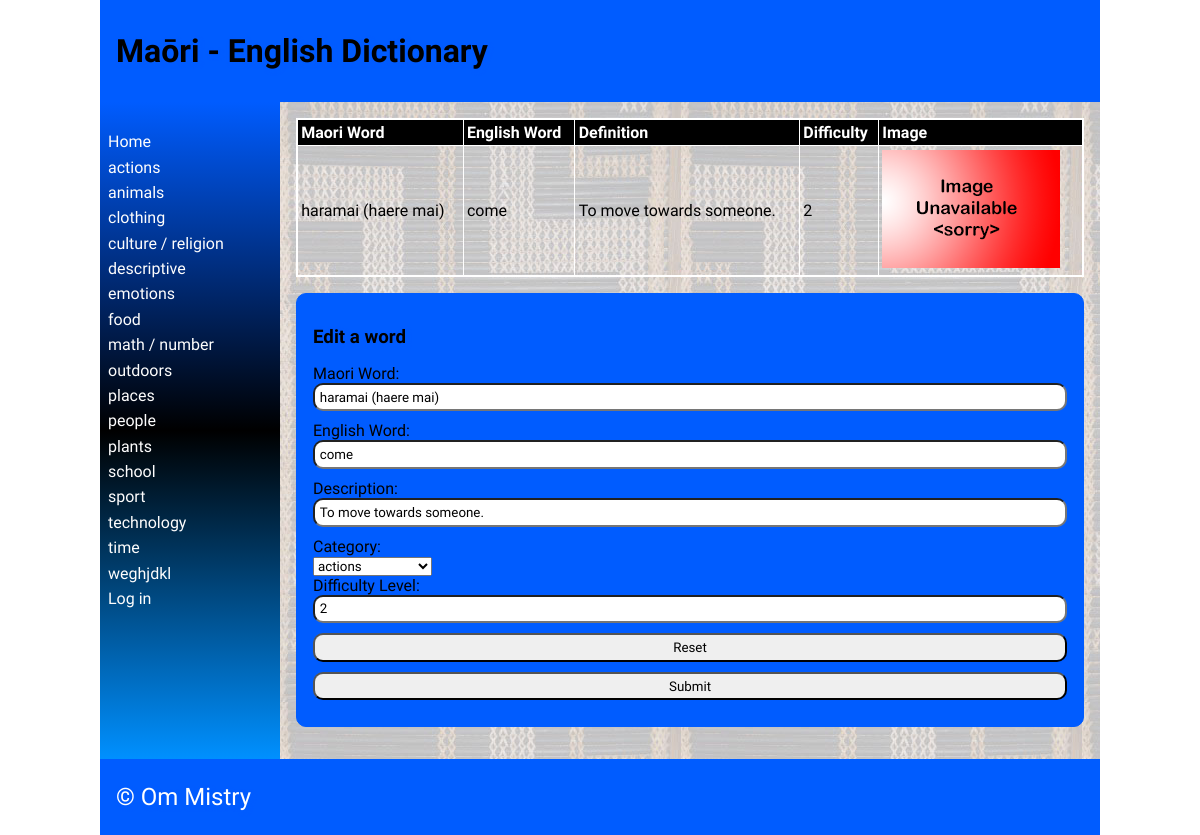
/detail/1, run on the app's committed database.
### tables this page shows
CREATE TABLE "category"
(
	id INTEGER
		constraint category_pk
			primary key autoincrement,
	category_name varchar(69) not null
);

CREATE TABLE "words"
(
	maori varchar(69),
	english varchar(69),
	category integer,
	definition varchar(100),
	levels integer,
	images varchar(69),
	id integer
		constraint words_pk
			primary key autoincrement
);

### app.py (the view, shortened to what this page needs)
@app.route('/detail/<word_id>', methods=["POST", "GET"])
def render_detailpage(word_id):
    print(request.method)
    con = create_connection(DB_NAME)
    query = "SELECT id, maori, english, definition, levels, images FROM words WHERE id=?"
    cur = con.cursor()
    cur.execute(query, (word_id,))
    definition = cur.fetchall()[0]
    print(word_id)
    return render_template('detail.html', definition=definition, logged_in=is_logged_in(),
                           categories=fetch_categories(),
                           deleting=intention("delete"))

### app.py (called while the page is built)
def intention(button):
    if button in request.form:
        return True
    else:
        return False

def create_connection(db_file):
    try:
        connection = sqlite3.connect(db_file)
        return connection
    except Error as e:
        print(e)
    return None

def fetch_categories():
    con = create_connection(DB_NAME)
    query = "SELECT id, category_name FROM category"
    cur = con.cursor()
    cur.execute(query)
    categories = cur.fetchall()
    con.close()
    return categories

def is_logged_in():
    if session.get("email") is None:
        print("you are not logged in")
        return False
    else:
        print("you are logged in")
        return True

### templates/detail.html (shortened to what this page needs)
{% extends 'base.html' %}
{% block heading %}Maōri - English Dictionary{% endblock %}
{% block main %}
    <table>
        <tr>
            <th>Maori Word</th>
            <th>English Word</th>
            <th>Definition</th>
            <th>Difficulty</th>
            <th>Image</th>
        </tr>
        <tr>
            <td>{{ definition[1] }}</td>
            <td>{{ definition[2] }}</td>
            <td>{{ definition[3] }}</td>
            <td>{{ definition[4] }}</td>
            <td><img src="/static/images/{{ definition[5] }}"></td>
        </tr>
    </table>
        <form class="dataForm" method="POST">
            <h3>Edit a word</h3>
        <div class="form-group">
            <div class="form-label"><label for="MaoriWord">Maori Word:</label></div>
            <div class="form-element"><input type="text" name="MaoriWord" id="MaoriWord" value="{{ definition[1] }}" required></div>
        </div>
        <div class="form-group">
            <div class="form-label"><label for="EnglishWord">English Word:</label></div>
            <div class="form-element"><input type="text" name="EnglishWord" id="EnglishWord" value="{{ definition[2] }}" required></div>
        </div>
        <div class="form-group">
            <div class="form-label"><label for="Definitions">Description:</label></div>
            <div class="form-element"><input type="text" name="Definitions" id="Definitions"  value="{{ definition[3] }}" required></div>
        </div>
        <div class="form-group">
                <div class="form-label"><label for="Category">Category:</label></div>
                <div class="form-element">
                    <select name="Category" id='Category'>
                        {% for category in categories %}
                            <option value="{{ category[0] }}">{{ category[1] }}</option>
                        {% endfor %}
                    </select>
                </div>
            </div>
        <div class="form-group">
            <div class="form-label"><label for="Difficulty Level">Difficulty Level:</label></div>
            <div class="form-element"><input type="number" name="Difficulty Level" id="Difficulty Level" min="1" max="10" step="1" value="{{ definition[4] }}" required></div>
        </div>
        <div class="form-group">
            <div class="form-element"><input type="reset"></div>
        </div>
        <div class="form-group">
            <div class="form-element"><input type="submit"></div>
        </div>
    </form>
{% endblock %}

### templates/base.html (shortened to what this page needs)
<!doctype html>
<html lang="en">
<head>
   <link href="{{ url_for('static', filename='css/style.css') }}" rel="stylesheet">
</head>
<body>
   <div id="container">
      <header>
         <h1>{% block heading %}{% endblock %}</h1>
      </header>
      <nav>
         <ul>
                <li><a href="\">Home</a></li>
                {% for category in categories %}
                <li><a href="/categories/{{ category[0] }}">{{category[1]}}</a></li>
                {% endfor %}
         <li>
             {% if logged_in %}<a href="/logout">Log out</a>{% else %}
             <a href="/login">Log in</a></li>{% endif %}
         </ul>
      </nav>
      <main>
            {% block main%}{% endblock %}
        </main>
      <footer>
         <p>
            &copy; Om Mistry
         </p>
      </footer>
   </div>
</body>
</html>

### static/css/style.css (style rules this page uses)
* { font-family: Comfortaa, sans-serif; margin: 0; padding: 0; box-sizing: border-box; }
#container { display: grid; grid-template-columns: 75px auto; grid-template-areas: 'nav header' 'main main' 'footer footer'; }
header { grid-area: header; background-color: #005cff; padding: 1rem; }
nav { grid-area: nav; }
main { grid-area: main; padding: 1rem; background-color: #005cff; }
h1, h2, h3, h4 { padding: 1rem 0; font-family: 'Suez One', serif; color: #000000; text-shadow: 2px 2px 4px #005cff; }
p { padding: 0.5rem 0; }
a { color: #ffffff; }
.dataForm { margin: 1rem 0; border: 1px solid #005cff; padding: 1rem; background-color: #005cff; border-radius: 10px; }
.dataForm input, textarea { width: 100%; border-radius: 10px; padding: 0.3rem; margin-bottom: 10px; }
table { width: 100%; border: 2px solid #ffffff; border-collapse: collapse; }
th, td { border: 1px solid #ffffff; padding: 0.2rem; text-align: left; }
th { background-color: #000000; color: #ffffff; }
footer { grid-area: footer; padding: 1rem; background-color: #005cff; }
footer p { color: #ffffff; text-shadow: 2px 2px 4px #005cff; font-size: 1.5rem; }
@media only screen and (min-width: 768px) { #container { grid-template-columns: 180px auto; grid-template-areas: 'header header' 'nav main' 'footer footer'; } }
@media only screen and (min-width: 768px) { nav { background: linear-gradient(180deg, rgb(0, 92, 255) 0%, rgb(0, 0, 0) 50%, rgb(0, 144, 255) 100%); padding: 0.5rem; } }
@media only screen and (min-width: 768px) { nav ul { list-style: none; } }
@media only screen and (min-width: 768px) { nav li { padding: 0.2rem 0; } }
@media only screen and (min-width: 768px) { nav a { color: #fdfdfd; text-decoration: none; } }
@media only screen and (min-width: 768px) { main { background-image: url('static/images/poutama.jpg'); } }
@media only screen and (min-width: 1000px) { #container { width: 1000px; margin: auto; } }

### data on the page
category: category_name "actions"
category: category_name "animals"
category: category_name "clothing"
category: category_name "culture / religion"
category: category_name "descriptive"
category: category_name "emotions"
category: category_name "food"
category: category_name "math / number"
category: category_name "outdoors"
category: category_name "places"
category: category_name "people"
category: category_name "plants"
category: category_name "school"
category: category_name "sport"
category: category_name "technology"
category: category_name "time"
category: category_name "weghjdkl"
words: maori "haramai (haere mai)", english "come", definition "To move towards someone.", levels "2", images (placeholder picture), MaoriWord "haramai (haere mai)", EnglishWord "come", Definitions "To move towards someone."

### other printed values
form field Category "actions"
